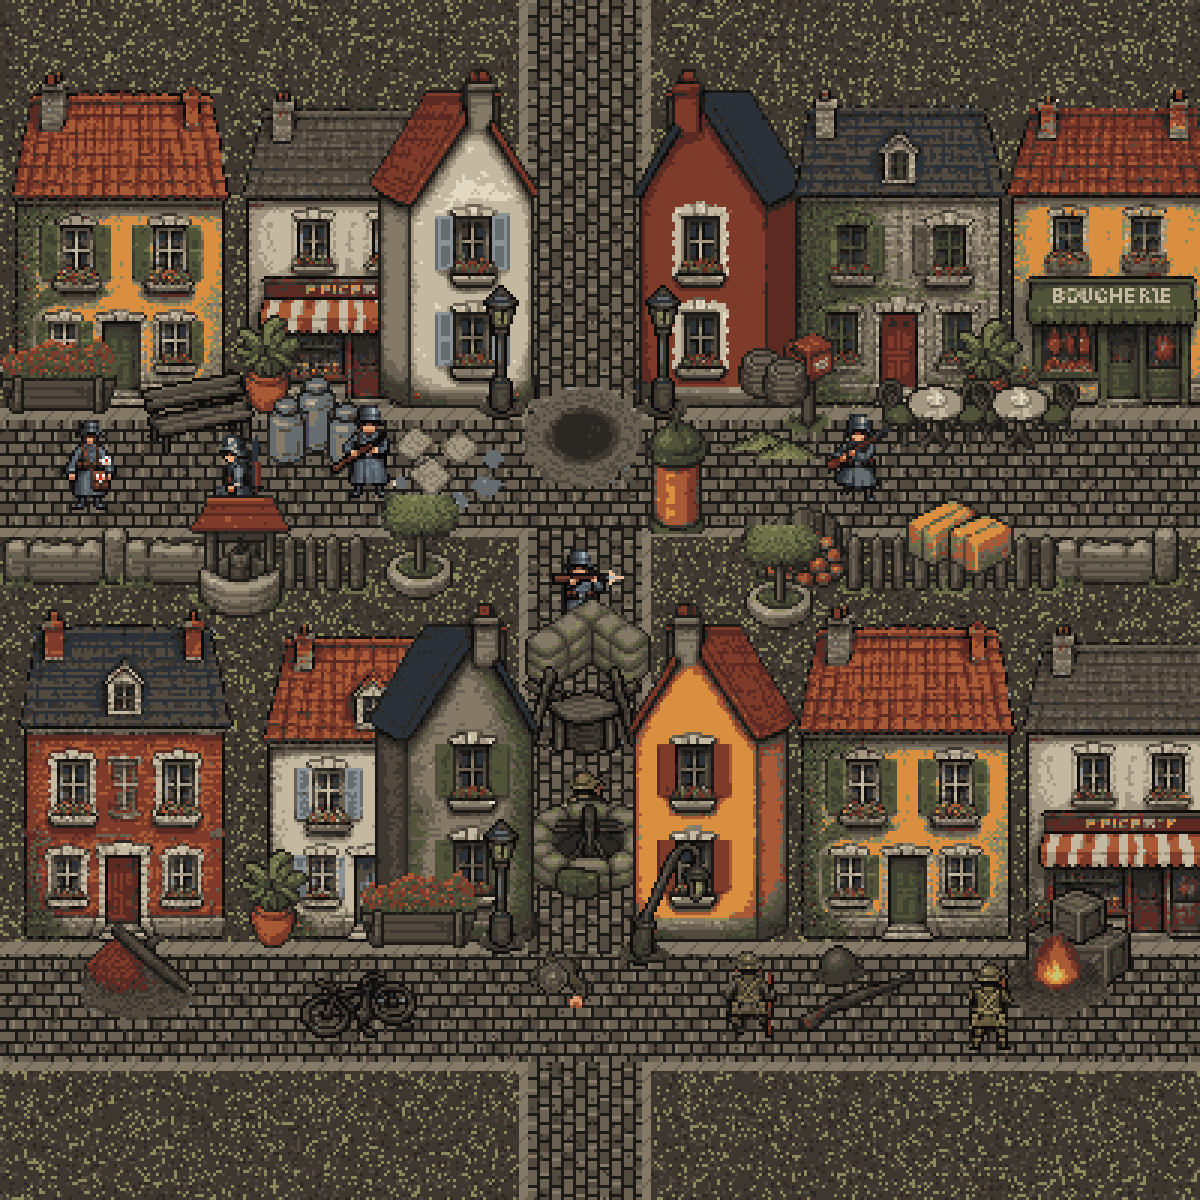

This figure's Python source:
# Ukázka 5 „Bitva o vesnici“ (24. 11. večer): městečko jako v klasických RPG. Všechny domy čelem ke kameře v řadách nad sebou,
# vodorovné ulice před každou řadou, svislá ulice prochází mezerou mezi bloky; na jejích rozích domy štítem (art/village/side/*_side.png),
# mezery vyplní zídky, ploty, stromy, lampy. Nic není natočené. python3 docs/mockups/village/village5.py → village5.png (×3)
import random
from PIL import Image, ImageDraw
R = '/home/user/fronta/'; OUT = R + 'docs/mockups/village/'
PAL = ['#' + l.strip() for l in open(R + 'art/palette/trench24.hex') if l.strip()]
C = lambda i: tuple(int(PAL[i][j:j + 2], 16) for j in (1, 3, 5)) + (255,)
W, H, K = 400, 400, 3
rnd = random.Random(9)
im = Image.new('RGBA', (W, H), C(3)); d = ImageDraw.Draw(im)
def px(x, y, c):
    if 0 <= x < W and 0 <= y < H: im.putpixel((x, y), c)
for y in range(H):
    for x in range(W):
        r = rnd.random(); im.putpixel((x, y), C(13) if r < 0.12 else C(4) if r < 0.22 else C(2) if r < 0.3 else C(3))
VS, VE = 176, 214  # svislá ulice
STREETS = [(140, 176), (318, 354)]  # vodorovné ulice před řadami domů
def cob(a, b):
    row = b // 4; ox = (a + (row % 2) * 3) % 6
    c = 1 if b % 4 == 3 or ox == 5 else (6 if (a * 7 + row * 13) % 11 == 0 else 5 if (a // 6 + row) % 3 else 4)
    return 3 if rnd.random() < 0.04 else c
for y in range(H):
    for x in range(W):
        inH = any(a <= y < b for a, b in STREETS); inV = VS <= x < VE
        if inH: px(x, y, C(cob(x, y)))
        elif inV: px(x, y, C(cob(y, x)))
        elif any(a - 4 <= y < a or b <= y < b + 3 for a, b in STREETS) or VS - 3 <= x < VS or VE <= x < VE + 3: px(x, y, C(6 if (x + y) % 7 else 5))
L = lambda p: Image.open(R + 'art/village/' + p + '.png').convert('RGBA')
Q = []
def put(img, cx, foot, flip=False):
    if flip: img = img.transpose(Image.FLIP_LEFT_RIGHT)
    Q.append((foot, lambda: im.alpha_composite(img, (int(cx - img.width / 2), int(foot - img.height)))))
# řada 1 (dveře do horní ulice), u svislé ulice rohové domy štítem
for n, cx in [('big/house_ochre', 40), ('big/shop_epicerie', 118), ('side/house_cream_side', 152), ('side/house_brick_side', 240), ('big/house_stone', 300), ('big/shop_boucherie', 374)]:
    put(L(n), cx, 136, flip=n.endswith('cream_side'))
# řada 2: domy čelem do dolní ulice; za nimi (nahoře, u horní ulice) dvorky: zídky, ploty, stromy, dříví, studna
for n, cx in [('big/house_brick', 42), ('big/house_cream', 124), ('side/house_stone_side', 152), ('side/shop_mustard_side', 238), ('big/shop_mustard' if False else 'big/house_ochre', 302), ('big/shop_epicerie', 378)]:
    put(L(n), cx, 314, flip=n.endswith('stone_side'))
yard = [('wall_broken', 22, 196), ('wall_broken', 62, 196), ('fence', 104, 198), ('tree_planter', 140, 200), ('firewood', 268, 196), ('fence', 300, 198), ('fence', 334, 198), ('wall_broken', 372, 196),
        ('hay', 320, 206), ('well', 80, 206), ('tree_planter', 260, 210)]
# ulice: lampy, kavárna, sloup s plakáty, truhlíky, válečné věci; svislá ulice: barikáda a hnízdo
street = [('lamp', 168, 140), ('lamp', 222, 140), ('lamp', 168, 318), ('lamp_broken', 222, 322), ('poster_column', 226, 178), ('cafe_table', 340, 150), ('cafe_table', 312, 150),
          ('flower_box', 20, 138), ('plant_pot', 90, 138), ('plant_pot', 330, 139), ('bench', 66, 152), ('mailbox', 270, 146), ('milk_churns', 106, 156), ('barrel_small', 254, 150), ('barrel_small', 262, 153),
          ('crater_cobble', 194, 162), ('papers_glass', 150, 170), ('sandbag_corner', 196, 230), ('barricade_planks', 194, 252), ('mg_nest', 196, 300), ('ammo_boxes', 228, 296),
          ('tiles_beams', 46, 340), ('helmet_rifle', 286, 344), ('fire_rubble', 352, 340), ('bicycle', 120, 346), ('plant_pot', 92, 316), ('flower_box', 140, 316), ('crates', 360, 330)]
for n, x, y in yard + street: put(L('props/' + n), x, y)
S = R + 'web/public/assets/soldiers/'
def sp(name, x, y):
    s = Image.open(S + name + '.png').convert('RGBA'); s = s.crop(s.getbbox()); put(s, x, y)
for n, x, y in [('hegemony@fire_south_3', 120, 166), ('hegemony@kneel_west_2', 80, 172), ('hegemony_medic_south', 30, 170), ('hegemony@run_south_3', 286, 168), ('hegemony@fire_south_5', 196, 212)]: sp(n, x, y)
for n, x, y in [('concord@fire_north_3', 196, 286), ('concord@crawl_north_3', 186, 336), ('concord@kneel_north_2', 250, 346), ('concord@fire_north_6', 330, 350)]: sp(n, x, y)
for _, f in sorted(Q, key=lambda q: q[0]): f()
im.save(OUT + 'village5_1x.png')
im.resize((W * K, H * K), Image.NEAREST).convert('RGB').save(OUT + 'village5.png'); print('ok')
